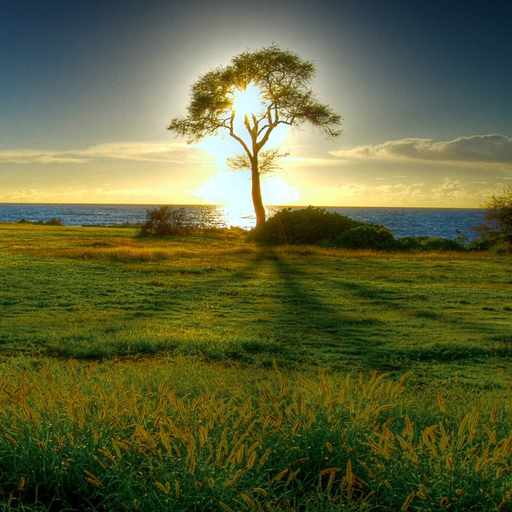
#> input picture Offlines/Jan2026_CSE220_Offline_DFT_FFT/images/sunset512.png, 512 x 512 px
$ python magnitude_phase_swap_template.py
#> lines starting #> are read from the running program, lines starting #| are printed output that depends on the picture
### Offlines/Jan2026_CSE220_Offline_DFT_FFT/image_utils.py
"""
image_utils.py  --  PROVIDED. Do not modify.

Image loading/saving, blur-kernel construction and comparison figures for
Task B. Treat it as a black box: no transform, no convolution and no padding
logic lives in here.

Interface
---------
    img    = load_image(path, as_gray=False)   -> float array in [0, 1]
    save_image(img, path)
    k      = make_kernel("bokeh", radius=9)    -> 2D float array, sums to 1
    save_comparison([a, b], ["original", "blurred"], "out/compare.png")
"""

import os

import matplotlib

matplotlib.use("Agg")
import matplotlib.pyplot as plt  # noqa: E402
import numpy as np  # noqa: E402
from PIL import Image  # noqa: E402


def load_image(path, as_gray=False):
    """
    Load an image as floating point intensities in [0, 1].

    Parameters
    ----------
    path : str
    as_gray : bool
        If True, return a 2D array of shape (H, W). Otherwise return a 3D
        array of shape (H, W, 3) holding R, G, B planes -- in that case your
        convolution must be applied to each colour plane separately.

    Returns
    -------
    numpy.ndarray of float64
    """
#> called with path = 'images/sunset512.png', as_gray = True
    img = Image.open(path)
#> img is the input picture: PIL image 512x512 RGB; mean R, G, B 95.3, 100.1, 58.3
    img = img.convert("L" if as_gray else "RGB")
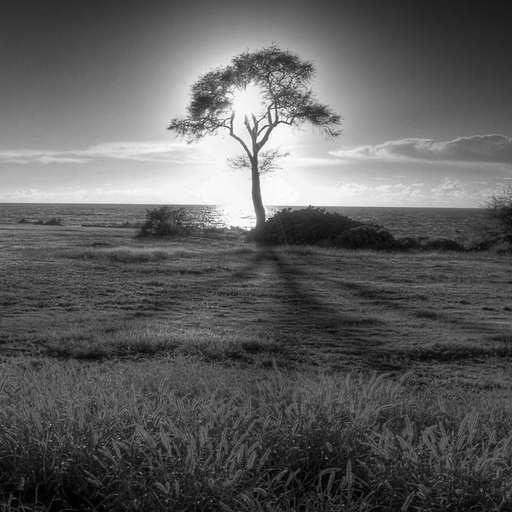
#> img: PIL image 512x512 L; min 0, max 255, mean 93.9
    return np.asarray(img, dtype=np.float64) / 255.0
#> call 2 of load_image, with path = 'images/skyline512.png', as_gray = True
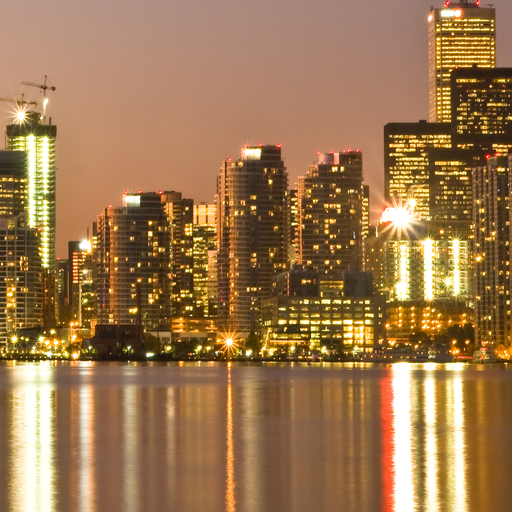
#> input picture Offlines/Jan2026_CSE220_Offline_DFT_FFT/images/skyline512.png, 512 x 512 px
#> in load_image, img is the input picture: PIL image 512x512 RGB; mean R, G, B 156.3, 118.9, 78.8
#> in load_image (call 2), `img = img.convert("L" if as_gray else "RGB")`:
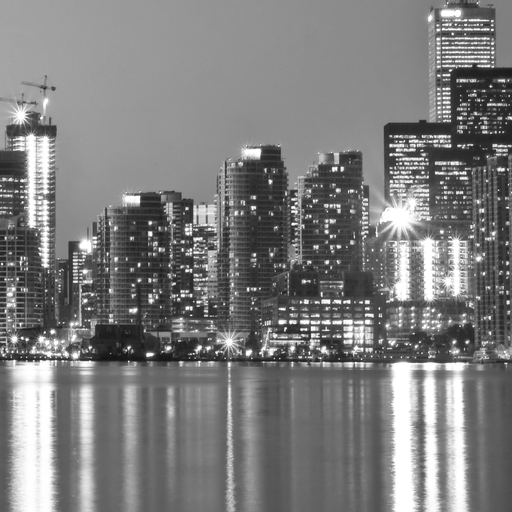
#> img: PIL image 512x512 L; min 19, max 255, mean 125.5


def save_image(array, path):
    """
    Save a float array in [0, 1] (values outside are clipped) as an 8-bit PNG.

    Accepts shape (H, W) for grayscale or (H, W, 3) for colour.
    """
    parent = os.path.dirname(os.path.abspath(path))
    if parent:
        os.makedirs(parent, exist_ok=True)
    data = np.clip(np.asarray(array, dtype=np.float64), 0.0, 1.0)
    data = np.rint(data * 255.0).astype(np.uint8)
    mode = "L" if data.ndim == 2 else "RGB"
    Image.fromarray(data, mode=mode).save(path)
    return path


# [86 lines left out: function make_kernel, not called in this run]


def save_comparison(images, titles, out_path, suptitle=None):
    """
    Save a row of images side by side with titles, for the report.

    Parameters
    ----------
    images : list of numpy arrays
        Each (H, W) or (H, W, 3), float in [0, 1]. They may differ in size.
    titles : list of str
        One per image.
    out_path : str
    suptitle : str, optional
    """
    if len(images) != len(titles):
        raise ValueError("save_comparison: images and titles differ in length")
    parent = os.path.dirname(os.path.abspath(out_path))
    if parent:
        os.makedirs(parent, exist_ok=True)

    n = len(images)
    fig, axes = plt.subplots(1, n, figsize=(4.2 * n, 4.4), dpi=140)
    if n == 1:
        axes = [axes]
    for ax, img, title in zip(axes, images, titles):
        data = np.clip(np.asarray(img, dtype=np.float64), 0.0, 1.0)
        ax.imshow(data, cmap=None if data.ndim == 3 else "gray",
                  vmin=0.0, vmax=1.0, interpolation="nearest")
        ax.set_title(title, fontsize=10, color="#0b0b0b")
        ax.axis("off")
    if suptitle:
        fig.suptitle(suptitle, fontsize=12, color="#0b0b0b")
    fig.tight_layout()
    fig.savefig(out_path, facecolor="#fcfcfb")
    plt.close(fig)
    return out_path


# [14 lines left out: function save_kernel_preview, not called in this run]

### Offlines/Jan2026_CSE220_Offline_DFT_FFT/image_conv.py
"""
image_conv.py  --  TASK B: blurring an image through the frequency domain.

YOUR CODE GOES HERE. image_utils.py (loading, saving, kernels, comparison
figures) and bench_utils.py (timing, runtime plots) are provided; the
transform, the padding logic and the convolution are yours.

Usage (the command line is already wired up for you):

    python3 image_conv.py images/skyline512.png --kernel bokeh --param 9 \
        --engine fft --out-dir outputs/skyline_bokeh
    python3 image_conv.py images/sunset512.png --gray --kernel motion \
        --param 41 --engine fft --out-dir outputs/sunset_motion
    python3 image_conv.py images/skyline512.png --benchmark \
        --out-dir outputs/benchmark

Restrictions: no numpy.fft / scipy.fft / scipy.ndimage / cv2 / PIL filters,
no numpy.convolve, no scipy.signal. Every transform goes through your own
transforms.py.
"""

import argparse
import os

import numpy as np

from bench_utils import plot_runtime_curve, time_best, timing_table_lines
from image_utils import (load_image, make_kernel, save_comparison, save_image,
                         save_kernel_preview)
from io_utils import write_report
from transforms import DFTAnalyzer, FFTTransformer, next_power_of_two


def transform_2d(plane, engine):
    """
    2D forward transform of a single 2D array, by separability.

    The 2D DFT factorises into 1D transforms: transform every ROW, then
    transform every COLUMN of the result (the order does not matter). This is
    the only reason a 2D transform is affordable -- doing it directly from the
    2D definition would be O(N^4).

    Parameters
    ----------
    plane : 2D array_like, shape (P, Q)
    engine : DFTAnalyzer or FFTTransformer

    Returns
    -------
    numpy.ndarray of complex128, shape (P, Q)
    """
    plane = np.asarray(plane, dtype=np.complex128)
    P, Q = plane.shape
#> (the rest of the program and of its run is left out)
